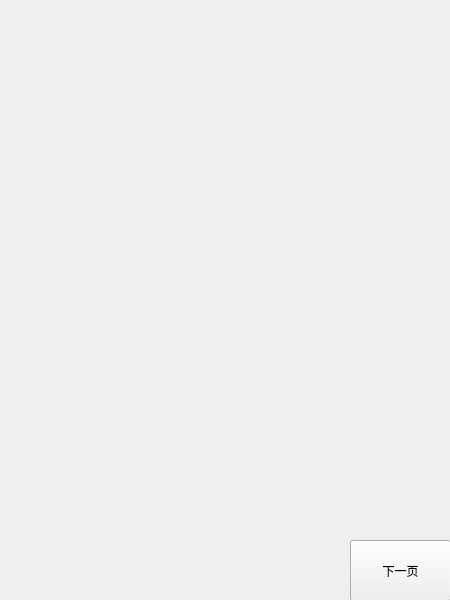
<?xml version="1.0" encoding="UTF-8"?>
<ui version="4.0">
 <class>Intro</class>
 <widget class="QWidget" name="Intro">
  <property name="geometry">
   <rect>
    <x>0</x>
    <y>0</y>
    <width>450</width>
    <height>600</height>
   </rect>
  </property>
  <property name="minimumSize">
   <size>
    <width>450</width>
    <height>600</height>
   </size>
  </property>
  <property name="maximumSize">
   <size>
    <width>450</width>
    <height>600</height>
   </size>
  </property>
  <property name="windowTitle">
   <string>Form</string>
  </property>
  <widget class="QPushButton" name="pushButton">
   <property name="geometry">
    <rect>
     <x>350</x>
     <y>540</y>
     <width>101</width>
     <height>61</height>
    </rect>
   </property>
   <property name="text">
    <string>下一页</string>
   </property>
  </widget>
 </widget>
 <resources/>
 <connections/>
</ui>
